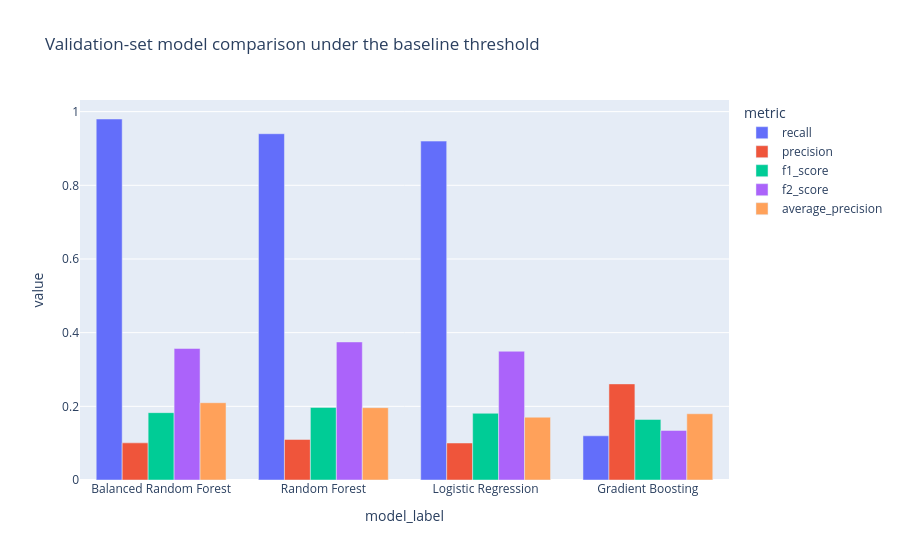
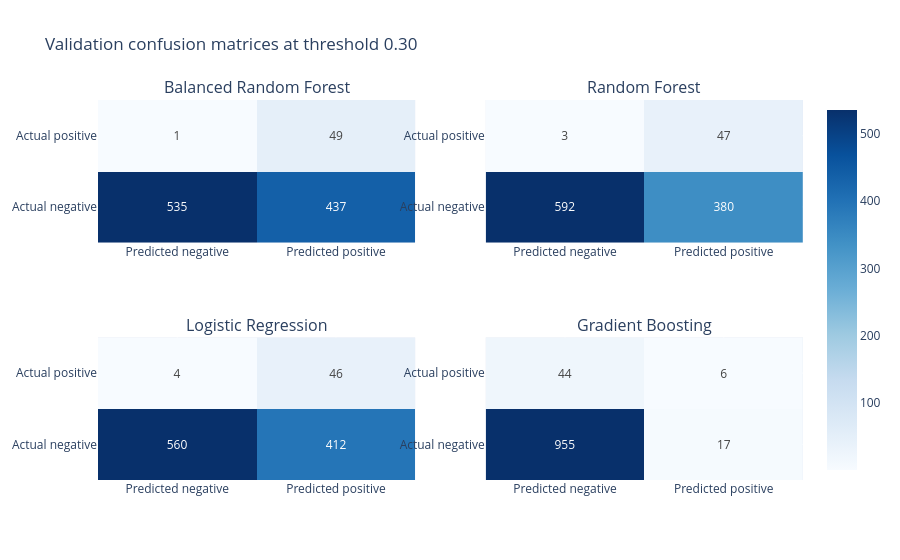

Notebook code cell kept with these figures, in order:
### Markdown cell above
## Model Comparison

The four candidate models come directly from the current training module. This keeps the notebook aligned with the codebase while still allowing the analysis to remain explicit.

- **Logistic Regression**: interpretable linear baseline.
- **Balanced Random Forest**: strong recall candidate for imbalanced data.
- **Random Forest**: standard tree ensemble baseline.
- **Gradient Boosting**: useful contrast for a more accuracy-oriented boosting approach.

All ranking decisions in this section are made on the validation split. The test split remains untouched.

The four models above remain the current baseline portfolio because they match the production training module. The next section adds **XGBoost** as a notebook-only challenger so a stronger boosted-tree option can be tested without changing the reusable training code yet.

Alongside recall, the notebook now reports:
- **F1**: equal balance between precision and recall
- **F2**: recall-weighted balance, which is commonly used when recall matters more than precision
- **Average Precision (AP)**: threshold-free summary of the precision-recall curve

### Code cell
# This block defines reusable evaluation helpers.
# Keeping metric logic in one place makes every model comparison consistent.
def apply_threshold(probabilities: np.ndarray, threshold: float = SCREENING_THRESHOLD) -> np.ndarray:
    """Convert predicted probabilities into class predictions."""
    return (probabilities >= threshold).astype(int)


def compute_metrics(y_true, probabilities, threshold: float = SCREENING_THRESHOLD):
    """Calculate threshold-based and threshold-free metrics together."""
    predictions = apply_threshold(probabilities, threshold)
    matrix = confusion_matrix(y_true, predictions)
    tn, fp, fn, tp = matrix.ravel()

    metrics = {
        "accuracy": float((predictions == y_true).mean()),
        "precision": float(precision_score(y_true, predictions, zero_division=0)),
        "recall": float(recall_score(y_true, predictions, zero_division=0)),
        "f1_score": float(f1_score(y_true, predictions, zero_division=0)),
        "f2_score": float(fbeta_score(y_true, predictions, beta=2, zero_division=0)),
        "roc_auc": float(roc_auc_score(y_true, probabilities)),
        "average_precision": float(average_precision_score(y_true, probabilities)),
        "confusion_matrix": matrix,
        "tn": int(tn),
        "fp": int(fp),
        "fn": int(fn),
        "tp": int(tp),
        "threshold": float(threshold),
    }
    return metrics


def evaluate_model(model, X_train, X_eval, y_train, y_eval, threshold: float = SCREENING_THRESHOLD):
    """Fit once on training data and evaluate once on validation/test data."""
    model.fit(X_train, y_train)
    probabilities = model.predict_proba(X_eval)[:, 1]
    metrics = compute_metrics(y_eval, probabilities, threshold)
    return metrics, model, probabilities


baseline_results = []
fitted_models = {}
validation_probabilities = {}

for model_key, model_config in MODEL_REGISTRY.items():
    model = model_config["factory"]()
    X_train_current = X_train_linear if model_config["uses_scaled_features"] else X_train_tree
    X_eval_current = X_val_linear if model_config["uses_scaled_features"] else X_val_tree

    metrics, fitted_model, probabilities = evaluate_model(
        model,
        X_train_current,
        X_eval_current,
        y_train,
        y_val,
    )

    fitted_models[model_key] = fitted_model
    validation_probabilities[model_key] = probabilities
    baseline_results.append({
        "model_key": model_key,
        "model_label": model_config["label"],
        "accuracy": metrics["accuracy"],
        "precision": metrics["precision"],
        "recall": metrics["recall"],
        "f1_score": metrics["f1_score"],
        "f2_score": metrics["f2_score"],
        "roc_auc": metrics["roc_auc"],
        "average_precision": metrics["average_precision"],
        "threshold": metrics["threshold"],
        "confusion_matrix": metrics["confusion_matrix"],
    })

# Sort recall-first, but keep recall-weighted F2 in the ranking signal.
comparison_df = pd.DataFrame(baseline_results).sort_values(
    ["recall", "f2_score", "average_precision", "precision"],
    ascending=[False, False, False, False],
)
display(comparison_df[["model_label", "accuracy", "precision", "recall", "f1_score", "f2_score", "roc_auc", "average_precision", "threshold"]])

comparison_melted = comparison_df.melt(
    id_vars=["model_label"],
    value_vars=["recall", "precision", "f1_score", "f2_score", "average_precision"],
    var_name="metric",
    value_name="value",
)
fig_metrics = px.bar(
    comparison_melted,
    x="model_label",
    y="value",
    color="metric",
    barmode="group",
    title="Validation-set model comparison under the baseline threshold",
)
fig_metrics.show()

subplot_titles = list(comparison_df["model_label"])
fig_conf = make_subplots(rows=2, cols=2, subplot_titles=subplot_titles)
for idx, (_, row) in enumerate(comparison_df.iterrows(), start=1):
    fig_conf.add_trace(
        go.Heatmap(
            z=row["confusion_matrix"],
            x=["Predicted negative", "Predicted positive"],
            y=["Actual negative", "Actual positive"],
            text=row["confusion_matrix"],
            texttemplate="%{text}",
            colorscale="Blues",
            showscale=(idx == 1),
        ),
        row=(idx - 1) // 2 + 1,
        col=(idx - 1) % 2 + 1,
    )
fig_conf.update_layout(height=850, title_text="Validation confusion matrices at threshold 0.30")
fig_conf.show()

### Figure 1 — Plotly figure (JSON) as saved in the notebook; plotly's stock layout.template omitted (floating-point values rounded to 4 significant figures)
{"data": [{"alignmentgroup": "True", "hovertemplate": "metric=recall<br>model_label=%{x}<br>value=%{y}<extra></extra>", "legendgroup": "recall", "marker": {"color": "#636efa", "pattern": {"shape": ""}}, "name": "recall", "offsetgroup": "recall", "orientation": "v", "showlegend": true, "textposition": "auto", "type": "bar", "x": ["Balanced Random Forest", "Random Forest", "Logistic Regression", "Gradient Boosting"], "xaxis": "x", "y": [0.98, 0.94, 0.92, 0.12], "yaxis": "y"}, {"alignmentgroup": "True", "hovertemplate": "metric=precision<br>model_label=%{x}<br>value=%{y}<extra></extra>", "legendgroup": "precision", "marker": {"color": "#EF553B", "pattern": {"shape": ""}}, "name": "precision", "offsetgroup": "precision", "orientation": "v", "showlegend": true, "textposition": "auto", "type": "bar", "x": ["Balanced Random Forest", "Random Forest", "Logistic Regression", "Gradient Boosting"], "xaxis": "x", "y": [0.1008, 0.1101, 0.1004, 0.2609], "yaxis": "y"}, {"alignmentgroup": "True", "hovertemplate": "metric=f1_score<br>model_label=%{x}<br>value=%{y}<extra></extra>", "legendgroup": "f1_score", "marker": {"color": "#00cc96", "pattern": {"shape": ""}}, "name": "f1_score", "offsetgroup": "f1_score", "orientation": "v", "showlegend": true, "textposition": "auto", "type": "bar", "x": ["Balanced Random Forest", "Random Forest", "Logistic Regression", "Gradient Boosting"], "xaxis": "x", "y": [0.1828, 0.1971, 0.1811, 0.1644], "yaxis": "y"}, {"alignmentgroup": "True", "hovertemplate": "metric=f2_score<br>model_label=%{x}<br>value=%{y}<extra></extra>", "legendgroup": "f2_score", "marker": {"color": "#ab63fa", "pattern": {"shape": ""}}, "name": "f2_score", "offsetgroup": "f2_score", "orientation": "v", "showlegend": true, "textposition": "auto", "type": "bar", "x": ["Balanced Random Forest", "Random Forest", "Logistic Regression", "Gradient Boosting"], "xaxis": "x", "y": [0.3571, 0.3748, 0.3495, 0.1345], "yaxis": "y"}, {"alignmentgroup": "True", "hovertemplate": "metric=average_precision<br>model_label=%{x}<br>value=%{y}<extra></extra>", "legendgroup": "average_precision", "marker": {"color": "#FFA15A", "pattern": {"shape": ""}}, "name": "average_precision", "offsetgroup": "average_precision", "orientation": "v", "showlegend": true, "textposition": "auto", "type": "bar", "x": ["Balanced Random Forest", "Random Forest", "Logistic Regression", "Gradient Boosting"], "xaxis": "x", "y": [0.2098, 0.1964, 0.1705, 0.1798], "yaxis": "y"}], "layout": {"autosize": true, "barmode": "group", "legend": {"title": {"text": "metric"}, "tracegroupgap": 0}, "title": {"text": "Validation-set model comparison under the baseline threshold"}, "xaxis": {"anchor": "y", "autorange": true, "domain": [0, 1], "range": [-0.5, 3.5], "title": {"text": "model_label"}, "type": "category"}, "yaxis": {"anchor": "x", "autorange": true, "domain": [0, 1], "range": [0, 1.032], "title": {"text": "value"}, "type": "linear"}}}

### Figure 2 — Plotly figure (JSON) as saved in the notebook; plotly's stock layout.template omitted (floating-point values rounded to 4 significant figures)
{"data": [{"colorscale": [[0, "rgb(247,251,255)"], [0.125, "rgb(222,235,247)"], [0.25, "rgb(198,219,239)"], [0.375, "rgb(158,202,225)"], [0.5, "rgb(107,174,214)"], [0.625, "rgb(66,146,198)"], [0.75, "rgb(33,113,181)"], [0.875, "rgb(8,81,156)"], [1, "rgb(8,48,107)"]], "showscale": true, "text": [[535, 437], [1, 49]], "texttemplate": "%{text}", "type": "heatmap", "x": ["Predicted negative", "Predicted positive"], "xaxis": "x", "y": ["Actual negative", "Actual positive"], "yaxis": "y", "z": [[535, 437], [1, 49]]}, {"colorscale": [[0, "rgb(247,251,255)"], [0.125, "rgb(222,235,247)"], [0.25, "rgb(198,219,239)"], [0.375, "rgb(158,202,225)"], [0.5, "rgb(107,174,214)"], [0.625, "rgb(66,146,198)"], [0.75, "rgb(33,113,181)"], [0.875, "rgb(8,81,156)"], [1, "rgb(8,48,107)"]], "showscale": false, "text": [[592, 380], [3, 47]], "texttemplate": "%{text}", "type": "heatmap", "x": ["Predicted negative", "Predicted positive"], "xaxis": "x2", "y": ["Actual negative", "Actual positive"], "yaxis": "y2", "z": [[592, 380], [3, 47]]}, {"colorscale": [[0, "rgb(247,251,255)"], [0.125, "rgb(222,235,247)"], [0.25, "rgb(198,219,239)"], [0.375, "rgb(158,202,225)"], [0.5, "rgb(107,174,214)"], [0.625, "rgb(66,146,198)"], [0.75, "rgb(33,113,181)"], [0.875, "rgb(8,81,156)"], [1, "rgb(8,48,107)"]], "showscale": false, "text": [[560, 412], [4, 46]], "texttemplate": "%{text}", "type": "heatmap", "x": ["Predicted negative", "Predicted positive"], "xaxis": "x3", "y": ["Actual negative", "Actual positive"], "yaxis": "y3", "z": [[560, 412], [4, 46]]}, {"colorscale": [[0, "rgb(247,251,255)"], [0.125, "rgb(222,235,247)"], [0.25, "rgb(198,219,239)"], [0.375, "rgb(158,202,225)"], [0.5, "rgb(107,174,214)"], [0.625, "rgb(66,146,198)"], [0.75, "rgb(33,113,181)"], [0.875, "rgb(8,81,156)"], [1, "rgb(8,48,107)"]], "showscale": false, "text": [[955, 17], [44, 6]], "texttemplate": "%{text}", "type": "heatmap", "x": ["Predicted negative", "Predicted positive"], "xaxis": "x4", "y": ["Actual negative", "Actual positive"], "yaxis": "y4", "z": [[955, 17], [44, 6]]}], "layout": {"annotations": [{"font": {"size": 16}, "showarrow": false, "text": "Balanced Random Forest", "x": 0.225, "xanchor": "center", "xref": "paper", "y": 1, "yanchor": "bottom", "yref": "paper"}, {"font": {"size": 16}, "showarrow": false, "text": "Random Forest", "x": 0.775, "xanchor": "center", "xref": "paper", "y": 1, "yanchor": "bottom", "yref": "paper"}, {"font": {"size": 16}, "showarrow": false, "text": "Logistic Regression", "x": 0.225, "xanchor": "center", "xref": "paper", "y": 0.375, "yanchor": "bottom", "yref": "paper"}, {"font": {"size": 16}, "showarrow": false, "text": "Gradient Boosting", "x": 0.775, "xanchor": "center", "xref": "paper", "y": 0.375, "yanchor": "bottom", "yref": "paper"}], "autosize": true, "title": {"text": "Validation confusion matrices at threshold 0.30"}, "xaxis": {"anchor": "y", "autorange": true, "domain": [0, 0.45], "range": [-0.5, 1.5], "type": "category"}, "xaxis2": {"anchor": "y2", "autorange": true, "domain": [0.55, 1], "range": [-0.5, 1.5], "type": "category"}, "xaxis3": {"anchor": "y3", "autorange": true, "domain": [0, 0.45], "range": [-0.5, 1.5], "type": "category"}, "xaxis4": {"anchor": "y4", "autorange": true, "domain": [0.55, 1], "range": [-0.5, 1.5], "type": "category"}, "yaxis": {"anchor": "x", "autorange": true, "domain": [0.625, 1], "range": [-0.5, 1.5], "type": "category"}, "yaxis2": {"anchor": "x2", "autorange": true, "domain": [0.625, 1], "range": [-0.5, 1.5], "type": "category"}, "yaxis3": {"anchor": "x3", "autorange": true, "domain": [0, 0.375], "range": [-0.5, 1.5], "type": "category"}, "yaxis4": {"anchor": "x4", "autorange": true, "domain": [0, 0.375], "range": [-0.5, 1.5], "type": "category"}}}
